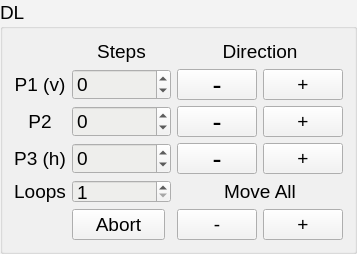
                  <widget class="QGroupBox" name="groupBoxUR_7">
                   <property name="sizePolicy">
                    <sizepolicy hsizetype="Expanding" vsizetype="Ignored">
                     <horstretch>0</horstretch>
                     <verstretch>0</verstretch>
                    </sizepolicy>
                   </property>
                   <property name="palette">
                    <palette>
                     <active>
                      <colorrole role="Button">
                       <brush brushstyle="SolidPattern">
                        <color alpha="255">
                         <red>243</red>
                         <green>243</green>
                         <blue>243</blue>
                        </color>
                       </brush>
                      </colorrole>
                      <colorrole role="Base">
                       <brush brushstyle="SolidPattern">
                        <color alpha="255">
                         <red>238</red>
                         <green>238</green>
                         <blue>236</blue>
                        </color>
                       </brush>
                      </colorrole>
                      <colorrole role="Window">
                       <brush brushstyle="SolidPattern">
                        <color alpha="255">
                         <red>243</red>
                         <green>243</green>
                         <blue>243</blue>
                        </color>
                       </brush>
                      </colorrole>
                     </active>
                     <inactive>
                      <colorrole role="Button">
                       <brush brushstyle="SolidPattern">
                        <color alpha="255">
                         <red>243</red>
                         <green>243</green>
                         <blue>243</blue>
                        </color>
                       </brush>
                      </colorrole>
                      <colorrole role="Base">
                       <brush brushstyle="SolidPattern">
                        <color alpha="255">
                         <red>238</red>
                         <green>238</green>
                         <blue>236</blue>
                        </color>
                       </brush>
                      </colorrole>
                      <colorrole role="Window">
                       <brush brushstyle="SolidPattern">
                        <color alpha="255">
                         <red>243</red>
                         <green>243</green>
                         <blue>243</blue>
                        </color>
                       </brush>
                      </colorrole>
                     </inactive>
                     <disabled>
                      <colorrole role="Button">
                       <brush brushstyle="SolidPattern">
                        <color alpha="255">
                         <red>243</red>
                         <green>243</green>
                         <blue>243</blue>
                        </color>
                       </brush>
                      </colorrole>
                      <colorrole role="Base">
                       <brush brushstyle="SolidPattern">
                        <color alpha="255">
                         <red>243</red>
                         <green>243</green>
                         <blue>243</blue>
                        </color>
                       </brush>
                      </colorrole>
                      <colorrole role="Window">
                       <brush brushstyle="SolidPattern">
                        <color alpha="255">
                         <red>243</red>
                         <green>243</green>
                         <blue>243</blue>
                        </color>
                       </brush>
                      </colorrole>
                     </disabled>
                    </palette>
                   </property>
                   <property name="font">
                    <font>
                     <pointsize>14</pointsize>
                    </font>
                   </property>
                   <property name="title">
                    <string>DL</string>
                   </property>
                   <layout class="QGridLayout" name="gridLayout_33">
                    <item row="5" column="2">
                     <widget class="QPushButton" name="pushButtonAbortDL">
                      <property name="sizePolicy">
                       <sizepolicy hsizetype="Expanding" vsizetype="Ignored">
                        <horstretch>0</horstretch>
                        <verstretch>0</verstretch>
                       </sizepolicy>
                      </property>
                      <property name="font">
                       <font>
                        <pointsize>14</pointsize>
                       </font>
                      </property>
                      <property name="toolTip">
                       <string>Abort the motion of all piezos</string>
                      </property>
                      <property name="text">
                       <string>Abort</string>
                      </property>
                     </widget>
                    </item>
                    <item row="4" column="1">
                     <widget class="QLabel" name="label_42">
                      <property name="sizePolicy">
                       <sizepolicy hsizetype="Expanding" vsizetype="Ignored">
                        <horstretch>0</horstretch>
                        <verstretch>0</verstretch>
                       </sizepolicy>
                      </property>
                      <property name="font">
                       <font>
                        <pointsize>14</pointsize>
                       </font>
                      </property>
                      <property name="text">
                       <string>Loops</string>
                      </property>
                      <property name="alignment">
                       <set>Qt::AlignCenter</set>
                      </property>
                     </widget>
                    </item>
                    <item row="1" column="1">
                     <widget class="QLabel" name="label_43">
                      <property name="sizePolicy">
                       <sizepolicy hsizetype="Expanding" vsizetype="Ignored">
                        <horstretch>0</horstretch>
                        <verstretch>0</verstretch>
                       </sizepolicy>
                      </property>
                      <property name="font">
                       <font>
                        <pointsize>14</pointsize>
                       </font>
                      </property>
                      <property name="toolTip">
                       <string>Move the beam vertically</string>
                      </property>
                      <property name="text">
                       <string>P1 (v)</string>
                      </property>
                      <property name="alignment">
                       <set>Qt::AlignCenter</set>
                      </property>
                     </widget>
                    </item>
                    <item row="0" column="2" colspan="2">
                     <widget class="QLabel" name="label_70">
                      <property name="sizePolicy">
                       <sizepolicy hsizetype="Expanding" vsizetype="Ignored">
                        <horstretch>0</horstretch>
                        <verstretch>0</verstretch>
                       </sizepolicy>
                      </property>
                      <property name="font">
                       <font>
                        <pointsize>14</pointsize>
                       </font>
                      </property>
                      <property name="text">
                       <string>Steps</string>
                      </property>
                      <property name="alignment">
                       <set>Qt::AlignCenter</set>
                      </property>
                     </widget>
                    </item>
                    <item row="4" column="2" colspan="2">
                     <widget class="QSpinBox" name="spinBoxLoopsDL">
                      <property name="sizePolicy">
                       <sizepolicy hsizetype="Expanding" vsizetype="Ignored">
                        <horstretch>0</horstretch>
                        <verstretch>0</verstretch>
                       </sizepolicy>
                      </property>
                      <property name="font">
                       <font>
                        <pointsize>14</pointsize>
                       </font>
                      </property>
                      <property name="minimum">
                       <number>1</number>
                      </property>
                     </widget>
                    </item>
                    <item row="2" column="1">
                     <widget class="QLabel" name="label_69">
                      <property name="sizePolicy">
                       <sizepolicy hsizetype="Expanding" vsizetype="Ignored">
                        <horstretch>0</horstretch>
                        <verstretch>0</verstretch>
                       </sizepolicy>
                      </property>
                      <property name="font">
                       <font>
                        <pointsize>14</pointsize>
                       </font>
                      </property>
                      <property name="text">
                       <string>P2</string>
                      </property>
                      <property name="alignment">
                       <set>Qt::AlignCenter</set>
                      </property>
                     </widget>
                    </item>
                    <item row="1" column="4">
                     <widget class="QPushButton" name="pushButtonGoDLP1m">
                      <property name="sizePolicy">
                       <sizepolicy hsizetype="Expanding" vsizetype="Ignored">
                        <horstretch>0</horstretch>
                        <verstretch>0</verstretch>
                       </sizepolicy>
                      </property>
                      <property name="font">
                       <font>
                        <pointsize>20</pointsize>
                       </font>
                      </property>
                      <property name="toolTip">
                       <string>Move just p1</string>
                      </property>
                      <property name="text">
                       <string>-</string>
                      </property>
                     </widget>
                    </item>
                    <item row="1" column="2" colspan="2">
                     <widget class="QSpinBox" name="spinBoxStepsDLP1">
                      <property name="sizePolicy">
                       <sizepolicy hsizetype="Expanding" vsizetype="Ignored">
                        <horstretch>0</horstretch>
                        <verstretch>0</verstretch>
                       </sizepolicy>
                      </property>
                      <property name="font">
                       <font>
                        <pointsize>14</pointsize>
                       </font>
                      </property>
                      <property name="minimum">
                       <number>-100000</number>
                      </property>
                      <property name="maximum">
                       <number>100000</number>
                      </property>
                     </widget>
                    </item>
                    <item row="3" column="1">
                     <widget class="QLabel" name="label_68">
                      <property name="sizePolicy">
                       <sizepolicy hsizetype="Expanding" vsizetype="Ignored">
                        <horstretch>0</horstretch>
                        <verstretch>0</verstretch>
                       </sizepolicy>
                      </property>
                      <property name="font">
                       <font>
                        <pointsize>14</pointsize>
                       </font>
                      </property>
                      <property name="toolTip">
                       <string>Move beam horizontally</string>
                      </property>
                      <property name="text">
                       <string>P3 (h)</string>
                      </property>
                      <property name="alignment">
                       <set>Qt::AlignCenter</set>
                      </property>
                     </widget>
                    </item>
                    <item row="3" column="4">
                     <widget class="QPushButton" name="pushButtonGoDLP3m">
                      <property name="sizePolicy">
                       <sizepolicy hsizetype="Expanding" vsizetype="Ignored">
                        <horstretch>0</horstretch>
                        <verstretch>0</verstretch>
                       </sizepolicy>
                      </property>
                      <property name="font">
                       <font>
                        <pointsize>20</pointsize>
                       </font>
                      </property>
                      <property name="text">
                       <string>-</string>
                      </property>
                     </widget>
                    </item>
                    <item row="2" column="4">
                     <widget class="QPushButton" name="pushButtonGoDLP2m">
                      <property name="sizePolicy">
                       <sizepolicy hsizetype="Expanding" vsizetype="Ignored">
                        <horstretch>0</horstretch>
                        <verstretch>0</verstretch>
                       </sizepolicy>
                      </property>
                      <property name="font">
                       <font>
                        <pointsize>20</pointsize>
                       </font>
                      </property>
                      <property name="toolTip">
                       <string>Move just p2</string>
                      </property>
                      <property name="text">
                       <string>-</string>
                      </property>
                     </widget>
                    </item>
                    <item row="3" column="2" colspan="2">
                     <widget class="QSpinBox" name="spinBoxStepsDLP3">
                      <property name="sizePolicy">
                       <sizepolicy hsizetype="Expanding" vsizetype="Ignored">
                        <horstretch>0</horstretch>
                        <verstretch>0</verstretch>
                       </sizepolicy>
                      </property>
                      <property name="font">
                       <font>
                        <pointsize>14</pointsize>
                       </font>
                      </property>
                      <property name="toolTip">
                       <string>Number of steps to p3</string>
                      </property>
                      <property name="minimum">
                       <number>-100000</number>
                      </property>
                      <property name="maximum">
                       <number>100000</number>
                      </property>
                     </widget>
                    </item>
                    <item row="2" column="2" colspan="2">
                     <widget class="QSpinBox" name="spinBoxStepsDLP2">
                      <property name="sizePolicy">
                       <sizepolicy hsizetype="Expanding" vsizetype="Ignored">
                        <horstretch>0</horstretch>
                        <verstretch>0</verstretch>
                       </sizepolicy>
                      </property>
                      <property name="font">
                       <font>
                        <pointsize>14</pointsize>
                       </font>
                      </property>
                      <property name="minimum">
                       <number>-100000</number>
                      </property>
                      <property name="maximum">
                       <number>100000</number>
                      </property>
                     </widget>
                    </item>
                    <item row="0" column="1">
                     <widget class="QLabel" name="labelLedDL">
                      <property name="enabled">
                       <bool>true</bool>
                      </property>
                      <property name="sizePolicy">
                       <sizepolicy hsizetype="Expanding" vsizetype="Ignored">
                        <horstretch>0</horstretch>
                        <verstretch>0</verstretch>
                       </sizepolicy>
                      </property>
                      <property name="minimumSize">
                       <size>
                        <width>21</width>
                        <height>21</height>
                       </size>
                      </property>
                      <property name="maximumSize">
                       <size>
                        <width>21</width>
                        <height>21</height>
                       </size>
                      </property>
                      <property name="font">
                       <font>
                        <pointsize>14</pointsize>
                       </font>
                      </property>
                      <property name="toolTip">
                       <string>Red: Unable to send motion command</string>
                      </property>
                      <property name="text">
                       <string/>
                      </property>
                      <property name="pixmap">
                       <pixmap>icons/green-led-on.png</pixmap>
                      </property>
                      <property name="scaledContents">
                       <bool>true</bool>
                      </property>
                      <property name="alignment">
                       <set>Qt::AlignCenter</set>
                      </property>
                     </widget>
                    </item>
                    <item row="1" column="5">
                     <widget class="QPushButton" name="pushButtonGoDLP1p">
                      <property name="font">
                       <font>
                        <pointsize>14</pointsize>
                       </font>
                      </property>
                      <property name="text">
                       <string>+</string>
                      </property>
                     </widget>
                    </item>
                    <item row="2" column="5">
                     <widget class="QPushButton" name="pushButtonGoDLP2p">
                      <property name="font">
                       <font>
                        <pointsize>14</pointsize>
                       </font>
                      </property>
                      <property name="text">
                       <string>+</string>
                      </property>
                     </widget>
                    </item>
                    <item row="3" column="5">
                     <widget class="QPushButton" name="pushButtonGoDLP3p">
                      <property name="font">
                       <font>
                        <pointsize>14</pointsize>
                       </font>
                      </property>
                      <property name="text">
                       <string>+</string>
                      </property>
                     </widget>
                    </item>
                    <item row="5" column="4">
                     <widget class="QPushButton" name="pushButtonGoDLm">
                      <property name="sizePolicy">
                       <sizepolicy hsizetype="Expanding" vsizetype="Ignored">
                        <horstretch>0</horstretch>
                        <verstretch>0</verstretch>
                       </sizepolicy>
                      </property>
                      <property name="font">
                       <font>
                        <pointsize>14</pointsize>
                       </font>
                      </property>
                      <property name="toolTip">
                       <string>Move all piezos</string>
                      </property>
                      <property name="text">
                       <string>-</string>
                      </property>
                     </widget>
                    </item>
                    <item row="5" column="5">
                     <widget class="QPushButton" name="pushButtonGoDLp">
                      <property name="text">
                       <string>+</string>
                      </property>
                     </widget>
                    </item>
                    <item row="4" column="4" colspan="2">
                     <widget class="QLabel" name="label_20">
                      <property name="font">
                       <font>
                        <pointsize>14</pointsize>
                       </font>
                      </property>
                      <property name="text">
                       <string>Move All</string>
                      </property>
                      <property name="alignment">
                       <set>Qt::AlignCenter</set>
                      </property>
                     </widget>
                    </item>
                    <item row="0" column="4" colspan="2">
                     <widget class="QLabel" name="label_28">
                      <property name="font">
                       <font>
                        <pointsize>14</pointsize>
                       </font>
                      </property>
                      <property name="text">
                       <string>Direction</string>
                      </property>
                      <property name="alignment">
                       <set>Qt::AlignCenter</set>
                      </property>
                     </widget>
                    </item>
                   </layout>
                  </widget>
